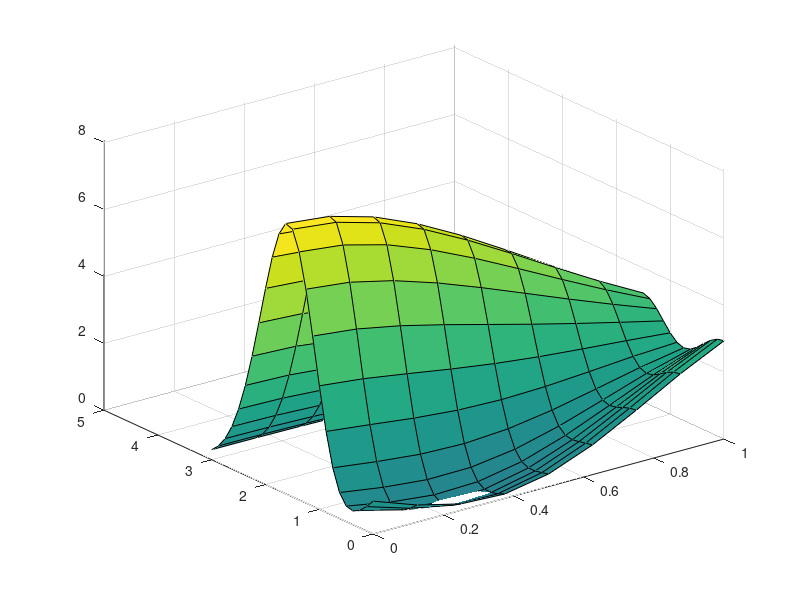

This figure's MATLAB source:
% openExample('graphics/SemiautomaticxAxisLimitsExample')
% [X,Y,Z] = peaks;
% surf(X,Y,Z)
% xlim([0 inf])
clear,clc,close all;
[x,y,z]=peaks;
surf(x,y,z)
xlim ([0 1])
ylim ([0 5])
zlim ([0 inf])